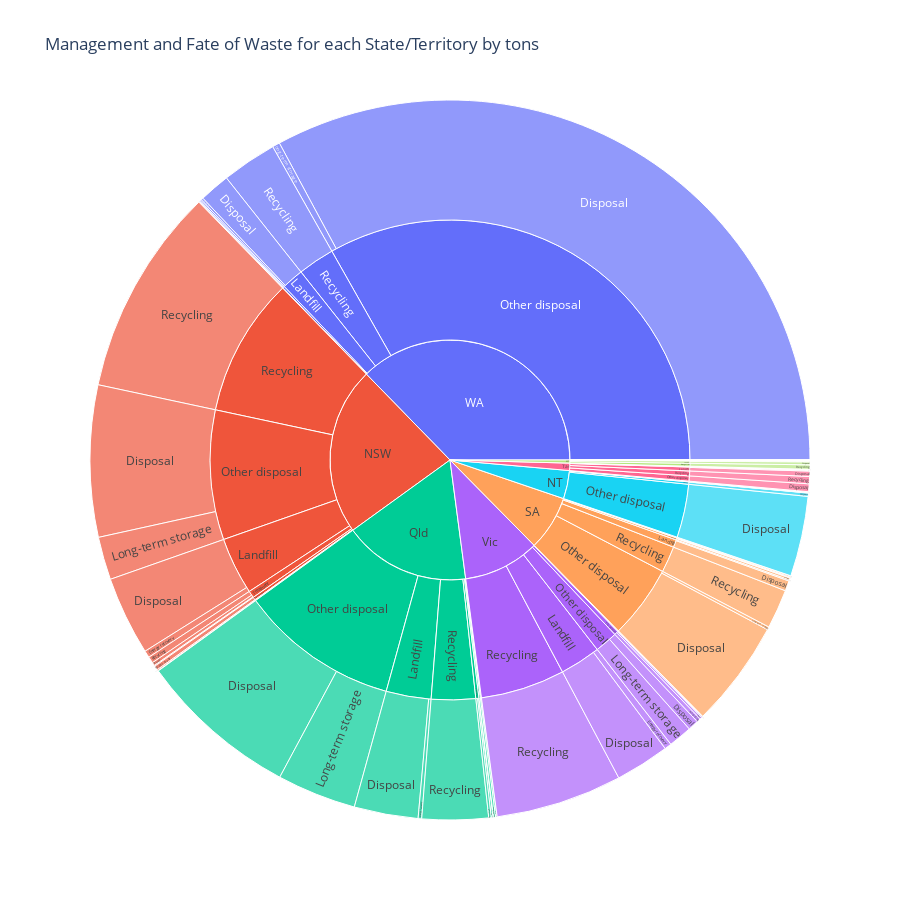

Notebook cell for this chart:
### Markdown cell above
Here you can see the outcome of management, where the fate of waste is determined. The size of each slice is distributed by tons of waste.

### Code cell
fig = px.sunburst(
                filtered_waste_df, 
                path = ['Jurisdiction', 'Management', 'Fate'], values= 'Tonnes', 
                height=900,
                title='Management and Fate of Waste for each State/Territory by tons')

fig.show()

### Figure 1 — Plotly figure (JSON) as saved in the notebook; plotly's stock layout.template omitted (floating-point values rounded to 4 significant figures; data arrays with more than 128 entries replaced by an {"elided": "..."} marker saying what was removed)
{"data": [{"branchvalues": "total", "domain": {"x": [0, 1], "y": [0, 1]}, "hovertemplate": "labels=%{label}<br>Tonnes=%{value}<br>parent=%{parent}<br>id=%{id}<extra></extra>", "ids": {"elided": "153 str values"}, "labels": {"elided": "153 str values"}, "name": "", "parents": {"elided": "153 str values"}, "type": "sunburst", "values": {"elided": "153 float values"}}], "layout": {"height": 900, "legend": {"tracegroupgap": 0}, "title": {"text": "Management and Fate of Waste for each State/Territory by tons"}}}
